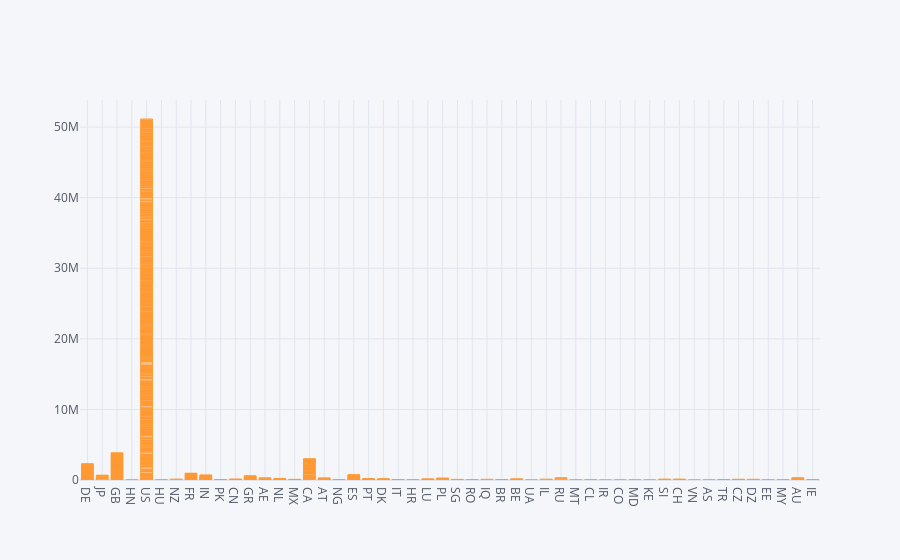

The cell this chart's notebook holds for it:
### Code cell
df.iplot(kind='bar',x='company_location',y='salary_in_usd')

### Figure 1 — Plotly figure (JSON) as saved in the notebook; plotly's stock layout.template omitted (floating-point values rounded to 4 significant figures; data arrays with more than 128 entries replaced by an {"elided": "..."} marker saying what was removed)
{"data": [{"marker": {"color": "rgba(255, 153, 51, 0.6)", "line": {"color": "rgba(255, 153, 51, 1.0)", "width": 1}}, "name": "salary_in_usd", "orientation": "v", "text": "", "type": "bar", "x": {"elided": "607 str values"}, "y": {"elided": "607 int values"}}], "layout": {"autosize": true, "legend": {"bgcolor": "#F5F6F9", "font": {"color": "#4D5663"}}, "paper_bgcolor": "#F5F6F9", "plot_bgcolor": "#F5F6F9", "title": {"font": {"color": "#4D5663"}}, "xaxis": {"autorange": true, "gridcolor": "#E1E5ED", "range": [-0.5, 49.5], "showgrid": true, "tickfont": {"color": "#4D5663"}, "title": {"font": {"color": "#4D5663"}, "text": ""}, "type": "category", "zerolinecolor": "#E1E5ED"}, "yaxis": {"autorange": true, "gridcolor": "#E1E5ED", "range": [0, 53830000.0], "showgrid": true, "tickfont": {"color": "#4D5663"}, "title": {"font": {"color": "#4D5663"}, "text": ""}, "type": "linear", "zerolinecolor": "#E1E5ED"}}}
